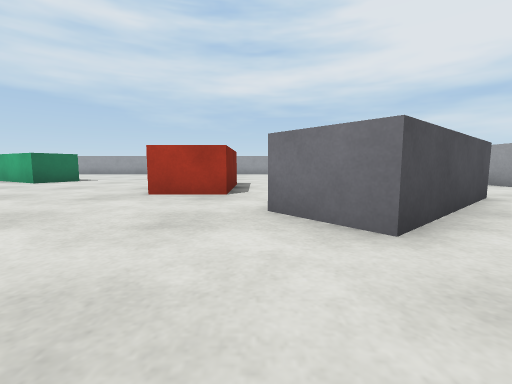
View 1 (above)

19 first-person views from a walk through a robot-simulator world made for Webots. The camera is 0.03 m above the floor, tilts 6° down and sees 90° across. The floor is counted in squares, 0.05 m on a side. Each view is taken from the middle of a square. On the plan, view 1 faces up. The plan holds only what a view shows up to about 9 squares ahead; the rest is blank. The robots in the file are not drawn. Webots' stock objects and surfaces are drawn as simple stand-ins.

View 2
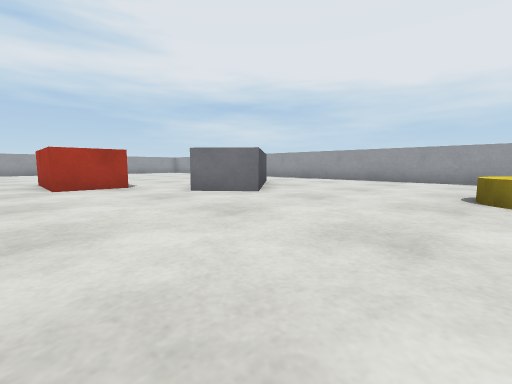

View 3
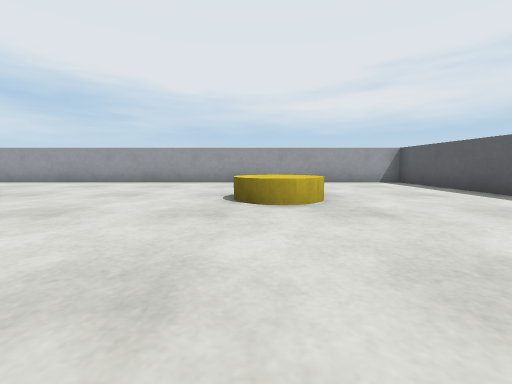

View 4
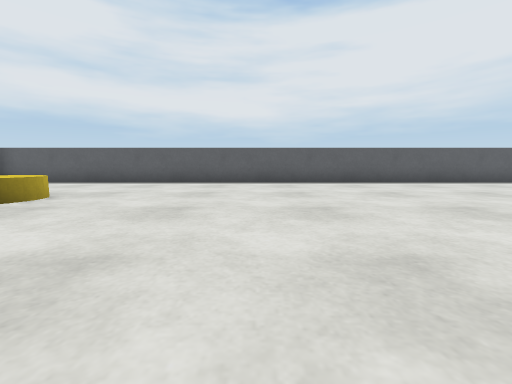

View 5
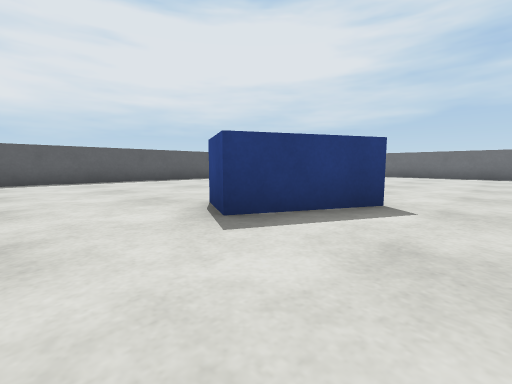

View 6
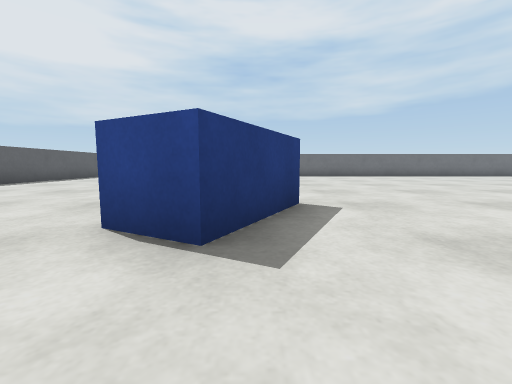

View 7
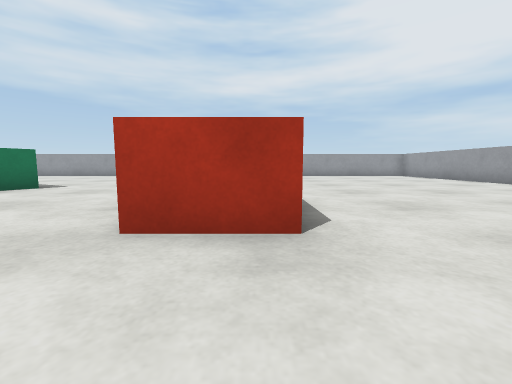

View 8
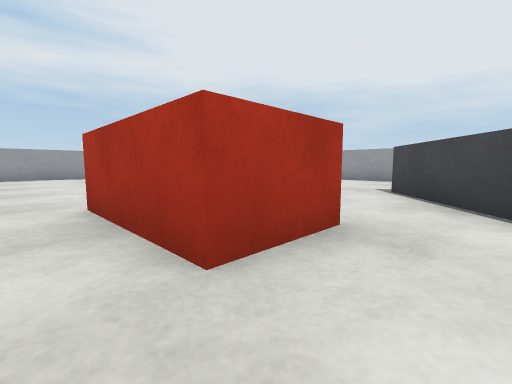

View 9
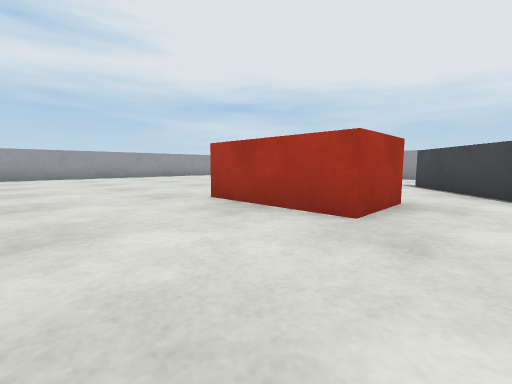

View 10
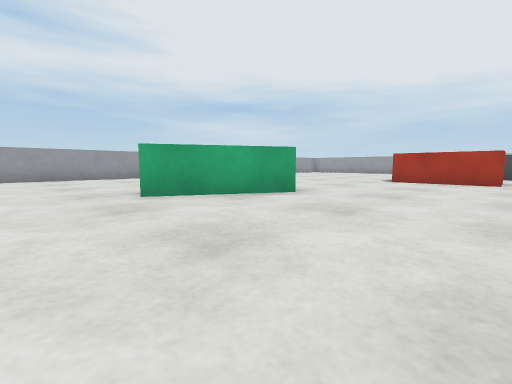

View 11
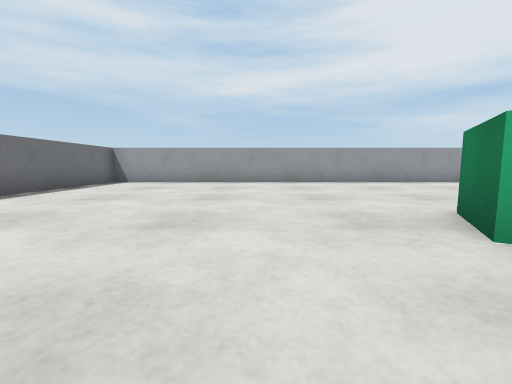

View 12
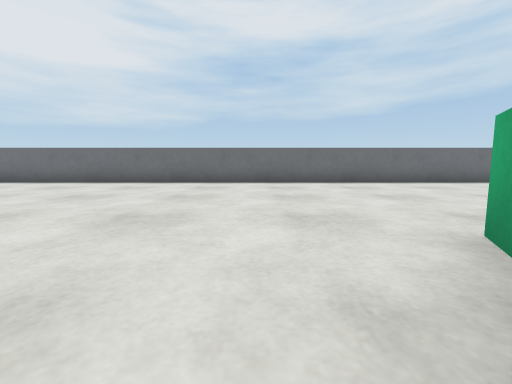

View 13
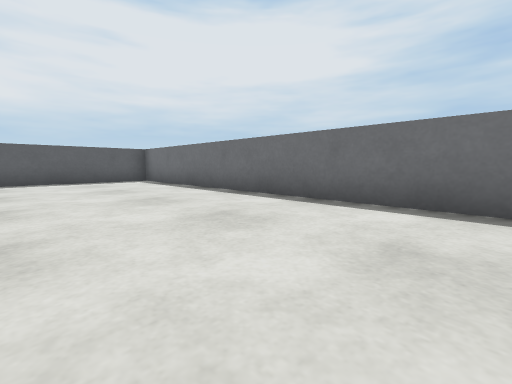

View 14
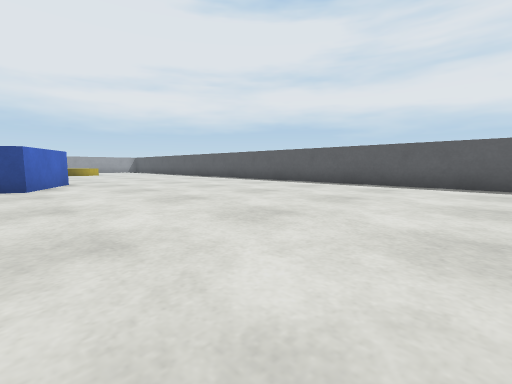

View 15
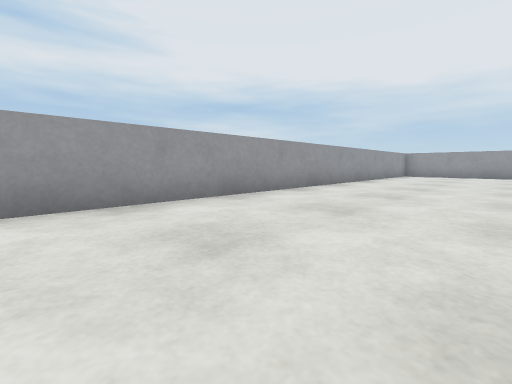

View 16
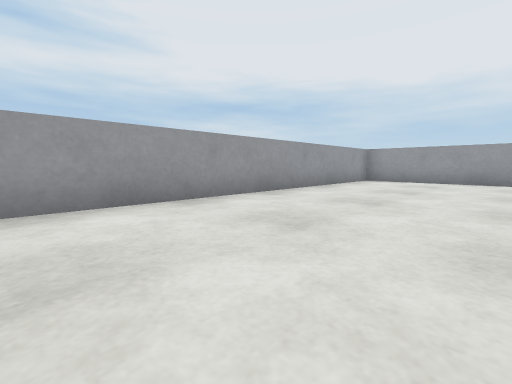

View 17
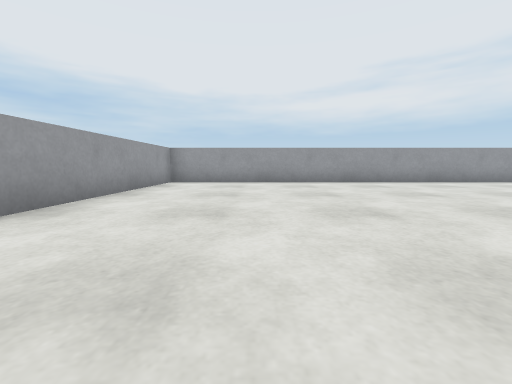

View 18
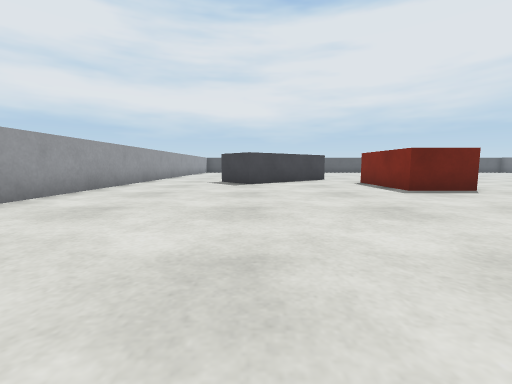

View 19
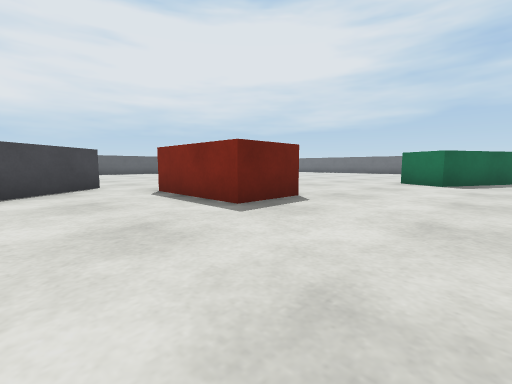

### Floor plan
Key: @ floor where view 1 was taken; # wall or solid block; . floor; B green box; R red box; G grey box; C yellow cylinder; L blue box.
Columns run from 17 left of view 1 to 7 right of it. Each row starts with its distance up from view 1.
 17 #########################
 16 #.......................#
 15 #.......................#
 14 #.......................#
 13 #.......................#
 12 #.......................#
 11 #......BB...............#
 10 #......BBBB.............#
  9 #.......BBB.............#
  8 #..............RR.......#
  7 #..............RR.......#
  6 #..............RR...G...#
  5 #..............RR..GGG..#
  4 #.................GGGG..#
  3 #................GGGG...#
  2 #.........L.......G.....#
  1 #.........LLL...........#
  0 #.........LLL....@......#
 -1 #.......................#
 -2 #..................CC   #
 -3 #..................CC   #
 -4 #.......................#
 -5 #.......................#
 -6 #.......................#
 -7 #########################

Positions as (right, up) in squares from view 1, and headings:
1: (0, 0), facing up
2: (-3, -2), facing up-right
3: (-2, -2), facing right
4: (-2, 2), facing down
5: (-3, 3), facing down-left
6: (-3, 1), facing left
7: (-1, 3), facing up
8: (-3, 4), facing up-right
9: (-5, 4), facing up-right
10: (-12, 5), facing up-right
11: (-12, 8), facing up
12: (-8, 8), facing left
13: (-13, 3), facing down-left
14: (-15, 1), facing down-right
15: (-8, 13), facing up-right
16: (-3, 13), facing up-right
17: (-2, 14), facing right
18: (3, 14), facing down
19: (2, 11), facing down-left
